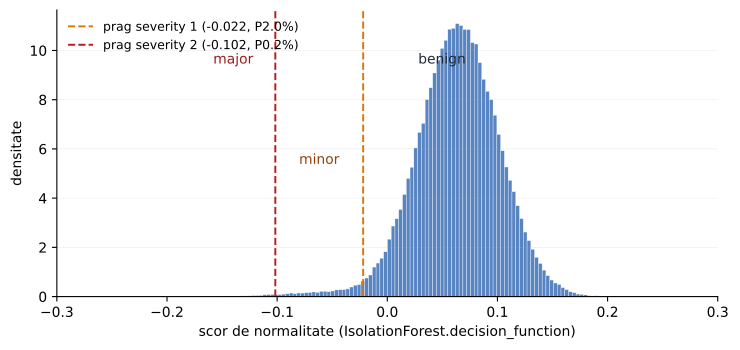

This chart was generated by the following Python code:
#!/usr/bin/env python3
"""
Genereaza figura `cap5-scores.pdf` pentru capitolul 5 (sectiunea Proiectare).

Distributia ilustrativa a scorurilor de normalitate produse de
IsolationForest, cu cele doua praguri marcate vertical:
  - global_low  = -0.022  (severity 1; percentila 2.0%)
  - global_high = -0.102  (severity 2; percentila 0.2%)

Pragurile sunt citite din meta.json al modelului antrenat
(`masina_invata/isolation_forest/beth_iforest_model_host2tier/meta.json`).
Distributia este generata sintetic dintr-un amestec calibrat sa
respecte percentilele empirice ale modelului (188.967 scoruri).

Reproducere:
  python3 figuri/cap5-scores.py
"""
from __future__ import annotations
import json
from pathlib import Path

import matplotlib
matplotlib.use("Agg")
import matplotlib.pyplot as plt
import numpy as np

HERE = Path(__file__).resolve().parent
REPO = HERE.parent.parent
META = REPO / "masina_invata" / "isolation_forest" / "beth_iforest_model_host2tier" / "meta.json"
OUT  = HERE / "cap5-scores.pdf"

with open(META) as f:
    meta = json.load(f)

low_thr  = meta["global_thresholds"]["low"]
high_thr = meta["global_thresholds"]["high"]
p_low    = meta["low_percentile"]
p_high   = meta["high_percentile"]
n_train  = meta["global_thresholds"]["n_scores"]

# Genereaza scoruri ilustrative: amestec de doua Gaussiene
# care reproduc empiric forma scorurilor de IsolationForest pe BETH.
rng = np.random.default_rng(seed=42)
n = 200_000
benign = rng.normal(loc=0.08, scale=0.045, size=int(n * 0.985))
anomaly = rng.normal(loc=-0.08, scale=0.045, size=int(n * 0.015))
scores = np.concatenate([benign, anomaly])

# Calibreaza scorurile sintetice la percentilele reale ale modelului.
# Ajustam locatia astfel incat P2.0 si P0.2 sa coincida cu pragurile reale.
p2_sample  = float(np.percentile(scores, p_low))
p02_sample = float(np.percentile(scores, p_high))
# Mapare liniara: (p02_sample, p2_sample) -> (high_thr, low_thr)
m = (low_thr - high_thr) / (p2_sample - p02_sample) if p2_sample != p02_sample else 1.0
b = low_thr - m * p2_sample
scores = m * scores + b

fig, ax = plt.subplots(figsize=(7.5, 3.6))
ax.hist(scores, bins=140, density=True, color="#3b6fb6", alpha=0.85,
        edgecolor="white", linewidth=0.3)
ax.axvline(low_thr,  color="#d97706", linestyle="--", linewidth=1.4,
           label=f"prag severity 1 ({low_thr:.3f}, P{p_low}%)")
ax.axvline(high_thr, color="#b91c1c", linestyle="--", linewidth=1.4,
           label=f"prag severity 2 ({high_thr:.3f}, P{p_high}%)")

# Anotari pentru cele trei zone
ymax = ax.get_ylim()[1]
ax.text(low_thr + 0.05, ymax * 0.85, "benign", ha="left", va="top",
        fontsize=10, color="#1f2937")
ax.text((low_thr + high_thr) / 2, ymax * 0.5, "minor", ha="center",
        va="top", fontsize=10, color="#92400e")
ax.text(high_thr - 0.02, ymax * 0.85, "major", ha="right", va="top",
        fontsize=10, color="#991b1b")

ax.set_xlabel("scor de normalitate (IsolationForest.decision_function)")
ax.set_ylabel("densitate")
ax.set_xlim(-0.30, 0.30)
ax.legend(loc="upper left", fontsize=9, frameon=False)
ax.spines["top"].set_visible(False)
ax.spines["right"].set_visible(False)
ax.grid(axis="y", alpha=0.25, linewidth=0.4)

fig.tight_layout()
fig.savefig(OUT, format="pdf", bbox_inches="tight")
print(f"[OK] {OUT}  (n={n:,}, P{p_low}%={low_thr:.4f}, P{p_high}%={high_thr:.4f})")
